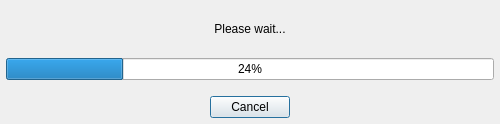
<?xml version="1.0" encoding="UTF-8"?>
<ui version="4.0">
 <class>progress_dialog</class>
 <widget class="QDialog" name="progress_dialog">
  <property name="geometry">
   <rect>
    <x>0</x>
    <y>0</y>
    <width>500</width>
    <height>124</height>
   </rect>
  </property>
  <property name="minimumSize">
   <size>
    <width>500</width>
    <height>0</height>
   </size>
  </property>
  <property name="windowTitle">
   <string>Hexrd</string>
  </property>
  <layout class="QGridLayout" name="gridLayout">
   <property name="leftMargin">
    <number>6</number>
   </property>
   <property name="topMargin">
    <number>6</number>
   </property>
   <property name="rightMargin">
    <number>6</number>
   </property>
   <property name="bottomMargin">
    <number>6</number>
   </property>
   <item row="0" column="0">
    <widget class="QLabel" name="progress_label">
     <property name="text">
      <string>Please wait...</string>
     </property>
     <property name="alignment">
      <set>Qt::AlignCenter</set>
     </property>
    </widget>
   </item>
   <item row="1" column="0">
    <widget class="QProgressBar" name="progress_bar">
     <property name="value">
      <number>24</number>
     </property>
    </widget>
   </item>
   <item row="4" column="0">
    <layout class="QVBoxLayout" name="messages_widget_layout">
     <item>
      <spacer name="verticalSpacer">
       <property name="orientation">
        <enum>Qt::Vertical</enum>
       </property>
       <property name="sizeType">
        <enum>QSizePolicy::Fixed</enum>
       </property>
       <property name="sizeHint" stdset="0">
        <size>
         <width>20</width>
         <height>10</height>
        </size>
       </property>
      </spacer>
     </item>
    </layout>
   </item>
   <item row="5" column="0">
    <widget class="QDialogButtonBox" name="cancel_button_box">
     <property name="standardButtons">
      <set>QDialogButtonBox::Cancel</set>
     </property>
     <property name="centerButtons">
      <bool>true</bool>
     </property>
    </widget>
   </item>
  </layout>
 </widget>
 <resources/>
 <connections/>
</ui>
